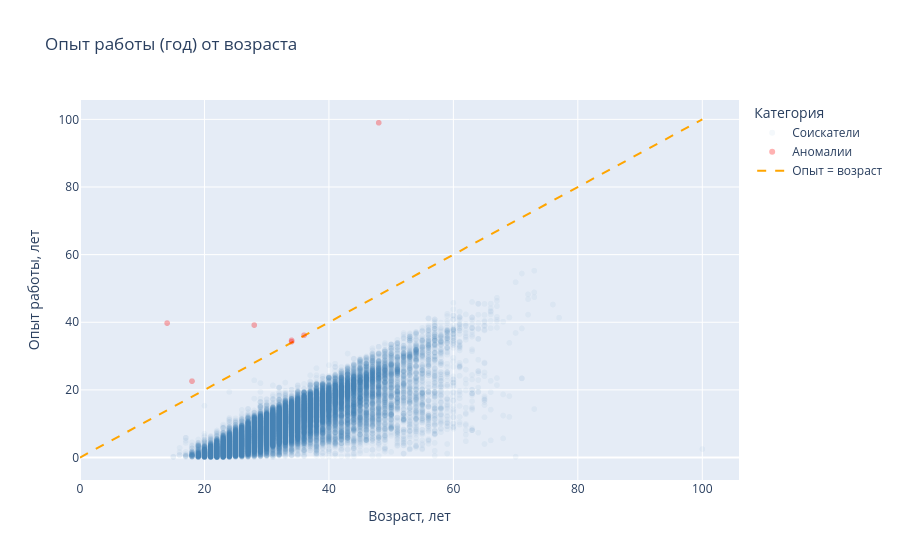

Write notebook code for a chart like this one.
### Markdown cell above
8. Постройте **диаграмму рассеяния**, показывающую зависимость опыта работы (**"Опыт работы (месяц)"**) от возраста (**"Возраст"**). Опыт работы переведите из месяцев в года, чтобы признаки были в едином масштабе. Постройте на графике дополнительно прямую, проходящую через точки (0, 0) и (100, 100). Данная прямая соответствует значениям, когда опыт работы равен возрасту человека. Точки, лежащие на этой прямой и выше нее - аномалии в наших данных (опыт работы больше либо равен возрасту соискателя)

### Code cell
# Задание 4.8 Диаграмма рассеяния: опыт работы (в годах) от возраста

# Переводим опыт работы из месяцев в годы
df_scatter = df.copy()
df_scatter["Опыт работы (год)"] = df_scatter["Опыт работы (месяц)"] / 12

# Аномалии опыт больше либо равен возрасту 
anomalies_mask = df_scatter["Опыт работы (год)"] >= df_scatter["Возраст"]
n_anomalies = anomalies_mask.sum()
print(f"Количество аномалий (опыт >= возраст): {n_anomalies}")

# Статичная диаграмма рассеяния
fig, ax = plt.subplots(figsize=(9, 7))

# Обычные точки
normal = df_scatter[~anomalies_mask]
ax.scatter(normal["Возраст"], normal["Опыт работы (год)"],
           alpha=0.2, s=10, color="steelblue", label="Соискатели")

# Аномалии  поверх другим цветом
anomalies_pts = df_scatter[anomalies_mask]
ax.scatter(anomalies_pts["Возраст"], anomalies_pts["Опыт работы (год)"],
           alpha=0.9, s=25, color="red", label="Аномалии (опыт >= возраст)")

# Прямая (0, 0) - (100, 100): опыт равен возрасту
ax.plot([0, 100], [0, 100], color="orange", linestyle="--", linewidth=2,
        label="Опыт = возраст")

ax.set_title("Опыт работы (год) от возраста")
ax.set_xlabel("Возраст, лет")
ax.set_ylabel("Опыт работы, лет")
ax.legend()
ax.grid(True, alpha=0.3)
plt.tight_layout()
plt.show()

# Plotly
fig_scatter = px.scatter(
    df_scatter,
    x="Возраст",
    y="Опыт работы (год)",
    color=anomalies_mask.map({False: "Соискатели", True: "Аномалии"}),
    color_discrete_map={"Соискатели": "rgba(70, 130, 180, 0.2)",
                        "Аномалии": "red"},
    title="Опыт работы (год) от возраста",
    labels={"Возраст": "Возраст, лет", "Опыт работы (год)": "Опыт работы, лет"},
    opacity=0.3
)

# Прямая (0, 0) - (100, 100)
x_line = [0, 100]
y_line = [0, 100]
fig_scatter.add_scatter(x=x_line, y=y_line, mode="lines",
                        line=dict(color="orange", dash="dash", width=2),
                        name="Опыт = возраст")

fig_scatter.update_layout(
    xaxis_title="Возраст, лет",
    yaxis_title="Опыт работы, лет",
    legend_title="Категория"
)
fig_scatter.show()

### Figure 1 — Plotly figure (JSON) as saved in the notebook; plotly's stock layout.template omitted (floating-point values rounded to 4 significant figures; data arrays with more than 128 entries replaced by an {"elided": "..."} marker saying what was removed)
{"data": [{"hovertemplate": "color=Соискатели<br>Возраст, лет=%{x}<br>Опыт работы, лет=%{y}<extra></extra>", "legendgroup": "Соискатели", "marker": {"color": "rgba(70, 130, 180, 0.2)", "opacity": 0.3, "symbol": "circle"}, "mode": "markers", "name": "Соискатели", "showlegend": true, "type": "scattergl", "x": {"elided": "44567 int values"}, "xaxis": "x", "y": {"elided": "44567 float values"}, "yaxis": "y"}, {"hovertemplate": "color=Аномалии<br>Возраст, лет=%{x}<br>Опыт работы, лет=%{y}<extra></extra>", "legendgroup": "Аномалии", "marker": {"color": "red", "opacity": 0.3, "symbol": "circle"}, "mode": "markers", "name": "Аномалии", "showlegend": true, "type": "scattergl", "x": [18, 28, 34, 34, 14, 48, 36], "xaxis": "x", "y": [22.58, 39.17, 34.67, 34.25, 39.75, 99.0, 36.17], "yaxis": "y"}, {"line": {"color": "orange", "dash": "dash", "width": 2}, "mode": "lines", "name": "Опыт = возраст", "type": "scatter", "x": [0, 100], "y": [0, 100]}], "layout": {"legend": {"title": {"text": "Категория"}, "tracegroupgap": 0}, "title": {"text": "Опыт работы (год) от возраста"}, "xaxis": {"anchor": "y", "domain": [0, 1], "title": {"text": "Возраст, лет"}}, "yaxis": {"anchor": "x", "domain": [0, 1], "title": {"text": "Опыт работы, лет"}}}}
